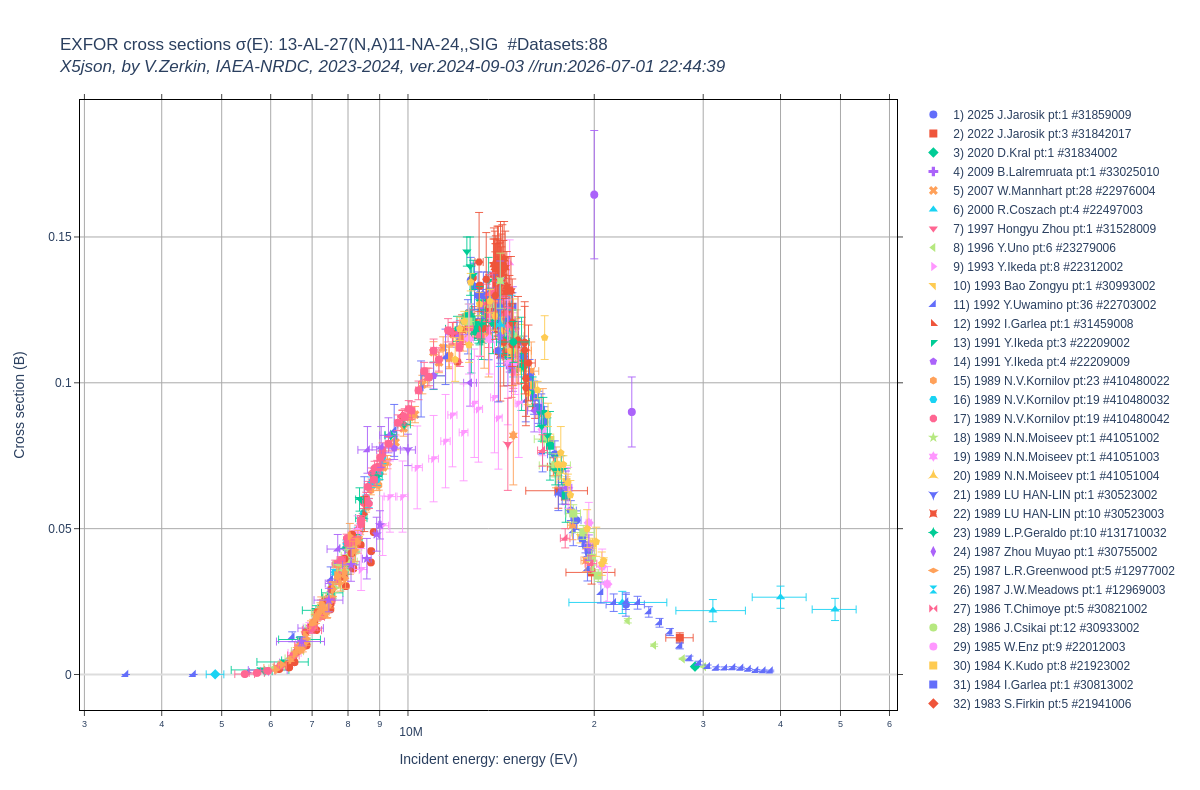

Reproduce this figure in Python.
"""
 ***********************************************************************************
 * Copyright (C) 2021-2023 International Atomic Energy Agency (IAEA)               *
 * Copyright (C) 2023-2024 Viktor Zerkin (NRDC), v.zerkin@gmail.com                *
 *-----------------------------------------------------------------------------    *
 * Permission is hereby granted, free of charge, to any person obtaining a copy    *
 * of this software and associated documentation files (the "Software"), to deal   *
 * in the Software without restriction, including without limitation the rights    *
 * to use, copy, modify, merge, publish, distribute, sublicense, and/or sell       *
 * copies of the Software, and to permit persons to whom the Software is furnished *
 * to do so, subject to the following conditions:                                  *
 *                                                                                 *
 * The above copyright notice and this permission notice shall be included in all  *
 * copies or substantial portions of the Software.                                 *
 *                                                                                 *
 * THE SOFTWARE IS PROVIDED "AS IS", WITHOUT WARRANTY OF ANY KIND, EXPRESS OR      *
 * IMPLIED, INCLUDING BUT NOT LIMITED TO THE WARRANTIES OF MERCHANTABILITY,        *
 * FITNESS FOR A PARTICULAR PURPOSE AND NONINFRINGEMENT. IN NO EVENT SHALL THE     *
 * AUTHORS OR COPYRIGHT HOLDERS BE LIABLE FOR ANY CLAIM, DAMAGES OR OTHER          *
 * LIABILITY, WHETHER IN AN ACTION OF CONTRACT, TORT OR OTHERWISE, ARISING FROM,   *
 * OUT OF OR IN CONNECTION WITH THE SOFTWARE OR THE USE OR OTHER DEALINGS IN       *
 * THE SOFTWARE.                                                                   *
 *                                                                                 *
 *-----------------------------------------------------------------------------    *
 *   AUTHOR:                                                                       *
 *   Viktor Zerkin, PhD, IAEA-NDS(1999-2023), NRDC(1999-2024)                      *
 *   e-mail: v.zerkin@gmail.com                                                    *
 ***********************************************************************************
"""
import datetime
import json
import sys
sys.path.append('./')
from x5subr import *
import plotly
from plotly.graph_objs import Scatter, Layout 
from pprint import pprint

print("Program: x5data2.py, ver.2024-09-03")
print("Author:  V.Zerkin, IAEA-NRDC, Vienna, 2023-2024")
print("Purpose: find datasets by reaction, load X5-json, extract data, plot by Plotly\n")

ct=str(datetime.datetime.now())[:19]
print("Running: "+ct+"\n")
#input("Press the <ENTER> key to continue...")

base='./'

def sort_ya1(ds):
    rr=str(ds['year1'])+','+ds['author1ini']+ds['author1']
    return rr

#datasets=read_csv_file("EXFOR-Datasets.csv")
datasets=read_csv_file("X5-Datasets.csv")
nDatasets=len(datasets)
print('-0-Datasets:'+str(nDatasets))

#reacode='13-AL-27(N,TOT),,SIG'
#reacode='13-AL-27(N,G)13-AL-28,,SIG'
reacode='13-AL-27(N,A)11-NA-24,,SIG'

datasets=filter_datasets(datasets,'ReactionCode',reacode)
nDatasets=len(datasets)
print('-1-Datasets:'+str(nDatasets))
if (nDatasets<=0):
    print("---No data found---")
    sys.exit(2)

xtitle=''; ytitle=''
dss=[];ii=0
for dataset in datasets:
    entryfile=base+dataset['dir']+'/'+dataset['Entry']+'.x5.json'
    EntryID=dataset['Entry']
    SubentID=dataset['DatasetID'][:8]
    DatasetID=dataset['DatasetID']
    print(str(ii)+')\tFile:['+entryfile+'] Subent:'+SubentID+' Dataset:'+DatasetID)
    f=open(entryfile)
    Entry=json.load(f)
    ii+=1
    Subent=get_subent(Entry,SubentID)
    if (Subent is None): continue
    ds=get_dataset(Subent,DatasetID)
    if (ds is None): continue
    y=ds['c5data'].get('y')
    x1=ds['c5data'].get('x1')
    if (y is None): continue
    if (x1 is None): continue
    yy=y['y'];		dy=y.get('dy')
    xx1=x1['x1'];	dx1=x1.get('dx1')
    print('\tDataset:'+ds['DatasetID']+' '+str(ds['year1'])+','+ds['author1'])
    ytitle=ds['quantExpan']+' ('+y['units']+')'
    xtitle=x1['expansion']+' ('+x1['units']+')'
    print('\t|||y:',ds['quantExpan'],',',y['units'])
    print('\t||yy:',yy)
    print('\t||dy:',dy)
    print('\t||x1:',x1['expansion'],',',x1['units'])
    print('\t|xx1:',xx1)
    print('\t|dx1:',dx1)
    #pprint(ds)
    ds['y']=yy;  ds['dy']=dy
    ds['x']=xx1; ds['dx']=dx1
    ds['x4lbl']=str(ds['year1'])+' '+ds['author1ini']+ds['author1']
    dss.append(ds)
dss=sorted(dss,key=sort_ya1,reverse=True)

#_________________Preparing EXFOR data for plot_________________
data1=[]; ii=0
for ds in dss:
    tr=Scatter(x=ds['x'],y=ds['y']
	,text=ds['x4lbl']
	,name=str(ii+1)+') '+ds['x4lbl']+' pt:'+str(len(ds['x']))+' #'+ds['DatasetID']
	,marker_symbol=str(ii%33)
	,marker_size=8
	,mode="markers"
	)
    if (ds['dy'] is not None): tr.error_y=dict(type='data',array=ds['dy'],visible=True,thickness=0.9)
    if (ds['dx'] is not None): tr.error_x=dict(type='data',array=ds['dx'],visible=True,thickness=0.9)
    data1.append(tr)
    ii+=1

xtype='linear';ytype='linear'
xtype='log'#;ytype='log'
plotTitle=reacode;

#_________________Plot data from EXFOR_________________
plot1={}
plot1['data']=data1
xaxis=dict(title=xtitle,showline=True,linecolor='black',ticks='outside'
,showgrid=True,gridcolor='#aaaaaa',type=xtype)
yaxis={'title':ytitle,'showline':True,'linecolor':'black'
	,'showgrid':True, 'gridcolor':'#aaaaaa','ticks':'outside','type':ytype
	,'zeroline':True, 'zerolinecolor':'#dddddd'#, 'zerolinewidth':0.1
}
xaxis['mirror']='ticks'
yaxis['mirror']='ticks' 
plot1['layout']=Layout(title='EXFOR cross sections \u03c3(E): '+plotTitle
	+'  #Datasets:'+str(nDatasets)
	+'<br><i>X5json, by V.Zerkin, IAEA-NRDC, 2023-2024, ver.2024-09-03 //run:'+ct+'</i>'
	,xaxis=xaxis,yaxis=yaxis
	,plot_bgcolor='white'
	,legend=dict(traceorder="grouped")
)

outhtml='x5data2'
plotly.offline.plot(plot1,filename=outhtml+'.html')

print('\nProgram successfully completed')
